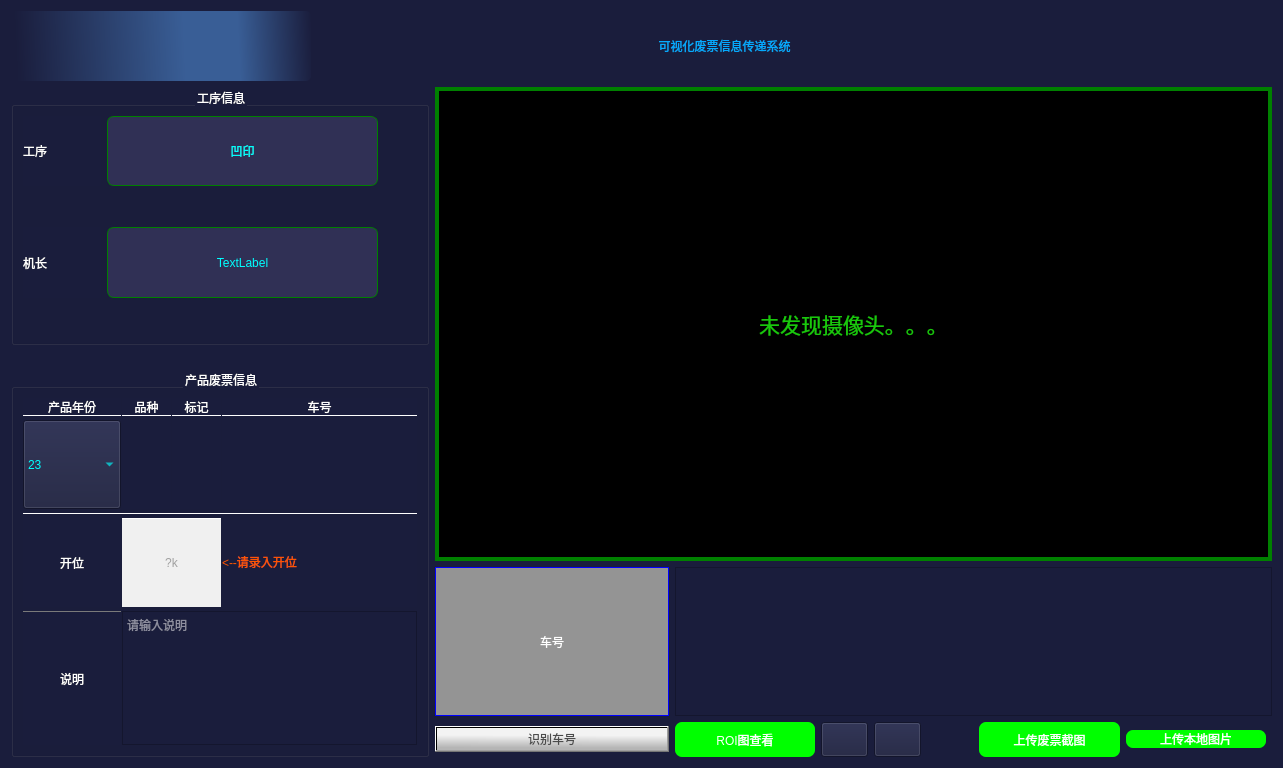
<?xml version="1.0" encoding="UTF-8"?>
<ui version="4.0">
 <class>Form</class>
 <widget class="QWidget" name="Form">
  <property name="geometry">
   <rect>
    <x>0</x>
    <y>0</y>
    <width>1283</width>
    <height>768</height>
   </rect>
  </property>
  <property name="windowTitle">
   <string>Form</string>
  </property>
  <property name="styleSheet">
   <string notr="true">background-color: rgb(26, 29, 60);
color: rgb(255, 255, 255);
font: 18pt &quot;黑体&quot;</string>
  </property>
  <layout class="QVBoxLayout" name="verticalLayout_6">
   <item>
    <layout class="QHBoxLayout" name="horizontalLayout_2" stretch="1,12,1,1">
     <item>
      <widget class="QLabel" name="label_4">
       <property name="minimumSize">
        <size>
         <width>300</width>
         <height>70</height>
        </size>
       </property>
       <property name="styleSheet">
        <string notr="true">image: url(:/img/icon/logo.png);
background-color: qlineargradient(spread:pad, x1:0.0113636, y1:0.011, x2:1, y2:0, stop:0 rgba(26, 29, 60, 255), stop:0.568182 rgba(57, 94, 150, 255), stop:0.75 rgba(57, 94, 150, 255), stop:1 rgba(26, 29, 60, 255));

border-radius:5px;
 
 </string>
       </property>
       <property name="text">
        <string/>
       </property>
       <property name="margin">
        <number>5</number>
       </property>
      </widget>
     </item>
     <item>
      <widget class="QLabel" name="label_6">
       <property name="styleSheet">
        <string notr="true">font: 75 40pt &quot;黑体&quot;;
color: rgb(4, 170, 255);

 </string>
       </property>
       <property name="text">
        <string>可视化废票信息传递系统</string>
       </property>
       <property name="alignment">
        <set>Qt::AlignCenter</set>
       </property>
      </widget>
     </item>
     <item>
      <widget class="QPushButton" name="btnCameraProp">
       <property name="minimumSize">
        <size>
         <width>16</width>
         <height>16</height>
        </size>
       </property>
       <property name="maximumSize">
        <size>
         <width>64</width>
         <height>64</height>
        </size>
       </property>
       <property name="styleSheet">
        <string notr="true">image: url(:/icon/icon/camera.ico);
border-radius:7px;</string>
       </property>
       <property name="text">
        <string/>
       </property>
      </widget>
     </item>
     <item>
      <widget class="QPushButton" name="btnSetup">
       <property name="sizePolicy">
        <sizepolicy hsizetype="Preferred" vsizetype="Preferred">
         <horstretch>0</horstretch>
         <verstretch>0</verstretch>
        </sizepolicy>
       </property>
       <property name="minimumSize">
        <size>
         <width>16</width>
         <height>16</height>
        </size>
       </property>
       <property name="maximumSize">
        <size>
         <width>64</width>
         <height>64</height>
        </size>
       </property>
       <property name="baseSize">
        <size>
         <width>32</width>
         <height>32</height>
        </size>
       </property>
       <property name="styleSheet">
        <string notr="true">image: url(:/icon/icon/setup.ico);
border-radius:7px;</string>
       </property>
       <property name="text">
        <string/>
       </property>
      </widget>
     </item>
    </layout>
   </item>
   <item>
    <layout class="QHBoxLayout" name="horizontalLayout" stretch="2,4">
     <property name="spacing">
      <number>6</number>
     </property>
     <item>
      <layout class="QVBoxLayout" name="verticalLayout" stretch="2,0,3">
       <property name="spacing">
        <number>4</number>
       </property>
       <item>
        <widget class="QGroupBox" name="groupBox">
         <property name="sizePolicy">
          <sizepolicy hsizetype="Expanding" vsizetype="Expanding">
           <horstretch>0</horstretch>
           <verstretch>0</verstretch>
          </sizepolicy>
         </property>
         <property name="layoutDirection">
          <enum>Qt::LeftToRight</enum>
         </property>
         <property name="title">
          <string>工序信息</string>
         </property>
         <property name="alignment">
          <set>Qt::AlignCenter</set>
         </property>
         <layout class="QGridLayout" name="gridLayout_4" rowstretch="2,1,2,1" columnstretch="2,7,1" columnminimumwidth="0,0,0">
          <item row="2" column="0">
           <widget class="QLabel" name="label_3">
            <property name="styleSheet">
             <string notr="true">font: 75 14pt &quot;微软雅黑&quot;;</string>
            </property>
            <property name="text">
             <string>机长</string>
            </property>
           </widget>
          </item>
          <item row="2" column="1">
           <widget class="QLabel" name="lbMachineLeader">
            <property name="styleSheet">
             <string notr="true">background-color: rgb(48, 48, 85);
border-radius:7px;
border:1px solid green;
color: rgb(0, 255, 255);
font: 36pt &quot;幼圆&quot;;</string>
            </property>
            <property name="text">
             <string>TextLabel</string>
            </property>
            <property name="alignment">
             <set>Qt::AlignCenter</set>
            </property>
           </widget>
          </item>
          <item row="1" column="1">
           <spacer name="verticalSpacer_3">
            <property name="orientation">
             <enum>Qt::Vertical</enum>
            </property>
            <property name="sizeHint" stdset="0">
             <size>
              <width>20</width>
              <height>20</height>
             </size>
            </property>
           </spacer>
          </item>
          <item row="0" column="0">
           <widget class="QLabel" name="label_2">
            <property name="styleSheet">
             <string notr="true"> 

font: 75 14pt &quot;微软雅黑&quot;;
 </string>
            </property>
            <property name="text">
             <string>工序</string>
            </property>
           </widget>
          </item>
          <item row="3" column="1">
           <spacer name="verticalSpacer_4">
            <property name="orientation">
             <enum>Qt::Vertical</enum>
            </property>
            <property name="sizeHint" stdset="0">
             <size>
              <width>20</width>
              <height>40</height>
             </size>
            </property>
           </spacer>
          </item>
          <item row="0" column="1">
           <widget class="QLabel" name="lbWorkSeq">
            <property name="sizePolicy">
             <sizepolicy hsizetype="Expanding" vsizetype="Expanding">
              <horstretch>0</horstretch>
              <verstretch>0</verstretch>
             </sizepolicy>
            </property>
            <property name="layoutDirection">
             <enum>Qt::LeftToRight</enum>
            </property>
            <property name="styleSheet">
             <string notr="true">background-color: rgb(48, 48, 85);
font: 36pt &quot;幼圆&quot;;
color: rgb(0, 255, 255);
 
border-radius:7px;
border:1px solid green;</string>
            </property>
            <property name="text">
             <string>凹印</string>
            </property>
            <property name="alignment">
             <set>Qt::AlignCenter</set>
            </property>
           </widget>
          </item>
          <item row="0" column="2">
           <spacer name="horizontalSpacer">
            <property name="orientation">
             <enum>Qt::Horizontal</enum>
            </property>
            <property name="sizeHint" stdset="0">
             <size>
              <width>10</width>
              <height>20</height>
             </size>
            </property>
           </spacer>
          </item>
         </layout>
        </widget>
       </item>
       <item>
        <spacer name="verticalSpacer_5">
         <property name="orientation">
          <enum>Qt::Vertical</enum>
         </property>
         <property name="sizeHint" stdset="0">
          <size>
           <width>20</width>
           <height>20</height>
          </size>
         </property>
        </spacer>
       </item>
       <item>
        <widget class="QGroupBox" name="groupBox_2">
         <property name="sizePolicy">
          <sizepolicy hsizetype="Expanding" vsizetype="Expanding">
           <horstretch>0</horstretch>
           <verstretch>0</verstretch>
          </sizepolicy>
         </property>
         <property name="styleSheet">
          <string notr="true"/>
         </property>
         <property name="title">
          <string>产品废票信息</string>
         </property>
         <property name="alignment">
          <set>Qt::AlignCenter</set>
         </property>
         <property name="flat">
          <bool>true</bool>
         </property>
         <layout class="QGridLayout" name="gridLayout">
          <item row="0" column="0">
           <layout class="QGridLayout" name="gridLayout_2" rowstretch="0,0,0,0,0" columnstretch="2,1,1,4">
            <property name="sizeConstraint">
             <enum>QLayout::SetMaximumSize</enum>
            </property>
            <property name="horizontalSpacing">
             <number>1</number>
            </property>
            <property name="verticalSpacing">
             <number>4</number>
            </property>
            <item row="4" column="0">
             <widget class="QLabel" name="label">
              <property name="styleSheet">
               <string notr="true"> border-top:1px solid rgb(122,122,122);</string>
              </property>
              <property name="text">
               <string>说明</string>
              </property>
              <property name="alignment">
               <set>Qt::AlignCenter</set>
              </property>
             </widget>
            </item>
            <item row="0" column="2">
             <widget class="QLabel" name="label_11">
              <property name="styleSheet">
               <string notr="true">border-bottom:1px solid white;</string>
              </property>
              <property name="text">
               <string>标记</string>
              </property>
              <property name="alignment">
               <set>Qt::AlignCenter</set>
              </property>
             </widget>
            </item>
            <item row="1" column="0">
             <widget class="QComboBox" name="comYear">
              <property name="sizePolicy">
               <sizepolicy hsizetype="Expanding" vsizetype="Expanding">
                <horstretch>0</horstretch>
                <verstretch>0</verstretch>
               </sizepolicy>
              </property>
              <property name="minimumSize">
               <size>
                <width>4</width>
                <height>4</height>
               </size>
              </property>
              <property name="styleSheet">
               <string notr="true">color: rgb(0, 255, 255);
font: 50pt &quot;黑体&quot;;
 
 

</string>
              </property>
              <property name="currentText">
               <string>23</string>
              </property>
              <property name="currentIndex">
               <number>1</number>
              </property>
              <property name="maxCount">
               <number>5</number>
              </property>
              <property name="insertPolicy">
               <enum>QComboBox::InsertAtBottom</enum>
              </property>
              <item>
               <property name="text">
                <string>22</string>
               </property>
              </item>
              <item>
               <property name="text">
                <string>23</string>
               </property>
              </item>
              <item>
               <property name="text">
                <string>24</string>
               </property>
              </item>
             </widget>
            </item>
            <item row="3" column="0">
             <widget class="QLabel" name="label_7">
              <property name="sizePolicy">
               <sizepolicy hsizetype="Expanding" vsizetype="Expanding">
                <horstretch>2</horstretch>
                <verstretch>2</verstretch>
               </sizepolicy>
              </property>
              <property name="styleSheet">
               <string notr="true"> 
</string>
              </property>
              <property name="text">
               <string>开位</string>
              </property>
              <property name="alignment">
               <set>Qt::AlignCenter</set>
              </property>
             </widget>
            </item>
            <item row="0" column="0">
             <widget class="QLabel" name="label_5">
              <property name="styleSheet">
               <string notr="true">border-bottom:1px solid white;</string>
              </property>
              <property name="text">
               <string>产品年份</string>
              </property>
              <property name="alignment">
               <set>Qt::AlignCenter</set>
              </property>
              <property name="margin">
               <number>4</number>
              </property>
             </widget>
            </item>
            <item row="1" column="1">
             <widget class="QLineEdit" name="editProductType">
              <property name="sizePolicy">
               <sizepolicy hsizetype="Expanding" vsizetype="Expanding">
                <horstretch>0</horstretch>
                <verstretch>0</verstretch>
               </sizepolicy>
              </property>
              <property name="minimumSize">
               <size>
                <width>2</width>
                <height>0</height>
               </size>
              </property>
              <property name="styleSheet">
               <string notr="true">color: rgb(0, 255, 255);
font: 50pt &quot;黑体&quot;;
border:0px solid rgb(100,100,100);
</string>
              </property>
              <property name="maxLength">
               <number>1</number>
              </property>
              <property name="alignment">
               <set>Qt::AlignCenter</set>
              </property>
             </widget>
            </item>
            <item row="4" column="1" colspan="3">
             <widget class="QTextEdit" name="txtDescribe">
              <property name="sizePolicy">
               <sizepolicy hsizetype="Expanding" vsizetype="Expanding">
                <horstretch>0</horstretch>
                <verstretch>3</verstretch>
               </sizepolicy>
              </property>
              <property name="placeholderText">
               <string>请输入说明</string>
              </property>
             </widget>
            </item>
            <item row="3" column="1" colspan="2">
             <widget class="QLineEdit" name="editK">
              <property name="sizePolicy">
               <sizepolicy hsizetype="Expanding" vsizetype="Expanding">
                <horstretch>3</horstretch>
                <verstretch>2</verstretch>
               </sizepolicy>
              </property>
              <property name="mouseTracking">
               <bool>false</bool>
              </property>
              <property name="styleSheet">
               <string notr="true">background-color: rgb(240, 240, 240);
 
color: rgb(81, 81, 81);
font: 40pt &quot;黑体&quot;;
border-top:1px solid white;</string>
              </property>
              <property name="maxLength">
               <number>2</number>
              </property>
              <property name="alignment">
               <set>Qt::AlignCenter</set>
              </property>
              <property name="placeholderText">
               <string>?k</string>
              </property>
              <property name="cursorMoveStyle">
               <enum>Qt::VisualMoveStyle</enum>
              </property>
             </widget>
            </item>
            <item row="1" column="3">
             <widget class="QLineEdit" name="editProductID">
              <property name="sizePolicy">
               <sizepolicy hsizetype="Expanding" vsizetype="Expanding">
                <horstretch>3</horstretch>
                <verstretch>2</verstretch>
               </sizepolicy>
              </property>
              <property name="styleSheet">
               <string notr="true">
 
color: rgb(0, 255, 255);
font: 50pt &quot;黑体&quot;;
border:0px solid rgb(100,100,100);
</string>
              </property>
              <property name="maxLength">
               <number>4</number>
              </property>
              <property name="placeholderText">
               <string/>
              </property>
             </widget>
            </item>
            <item row="0" column="1">
             <widget class="QLabel" name="label_10">
              <property name="styleSheet">
               <string notr="true">border-bottom:1px solid white;</string>
              </property>
              <property name="text">
               <string>品种</string>
              </property>
              <property name="alignment">
               <set>Qt::AlignCenter</set>
              </property>
             </widget>
            </item>
            <item row="1" column="2">
             <widget class="QLineEdit" name="editFlag">
              <property name="sizePolicy">
               <sizepolicy hsizetype="Expanding" vsizetype="Expanding">
                <horstretch>0</horstretch>
                <verstretch>0</verstretch>
               </sizepolicy>
              </property>
              <property name="minimumSize">
               <size>
                <width>2</width>
                <height>0</height>
               </size>
              </property>
              <property name="styleSheet">
               <string notr="true">color: rgb(0, 255, 255);
font: 50pt &quot;黑体&quot;;
border:0px solid rgb(100,100,100);
</string>
              </property>
              <property name="maxLength">
               <number>1</number>
              </property>
              <property name="alignment">
               <set>Qt::AlignCenter</set>
              </property>
             </widget>
            </item>
            <item row="0" column="3">
             <widget class="QLabel" name="label_9">
              <property name="styleSheet">
               <string notr="true">border-bottom:1px solid white;</string>
              </property>
              <property name="text">
               <string>车号</string>
              </property>
              <property name="alignment">
               <set>Qt::AlignCenter</set>
              </property>
              <property name="margin">
               <number>1</number>
              </property>
             </widget>
            </item>
            <item row="2" column="0" colspan="4">
             <widget class="Line" name="line">
              <property name="minimumSize">
               <size>
                <width>0</width>
                <height>1</height>
               </size>
              </property>
              <property name="maximumSize">
               <size>
                <width>16777215</width>
                <height>1</height>
               </size>
              </property>
              <property name="styleSheet">
               <string notr="true">color: rgb(255, 255, 255);
background-color: rgb(255, 255, 255);</string>
              </property>
              <property name="orientation">
               <enum>Qt::Horizontal</enum>
              </property>
             </widget>
            </item>
            <item row="3" column="3">
             <widget class="QLabel" name="label_8">
              <property name="styleSheet">
               <string notr="true">color: rgb(255, 85, 0);</string>
              </property>
              <property name="text">
               <string>  &lt;--请录入开位</string>
              </property>
             </widget>
            </item>
           </layout>
          </item>
         </layout>
        </widget>
       </item>
      </layout>
     </item>
     <item>
      <layout class="QVBoxLayout" name="verticalLayout_4" stretch="5,2">
       <item>
        <widget class="QLabel" name="lbCamera">
         <property name="styleSheet">
          <string notr="true">border:4px solid green;
background-color: rgb(0, 0, 0);</string>
         </property>
         <property name="text">
          <string>&lt;html&gt;&lt;head/&gt;&lt;body&gt;&lt;p&gt;&lt;span style=&quot; font-size:16pt; color:#19c80c;&quot;&gt;未发现摄像头。。。&lt;/span&gt;&lt;/p&gt;&lt;/body&gt;&lt;/html&gt;</string>
         </property>
         <property name="alignment">
          <set>Qt::AlignCenter</set>
         </property>
        </widget>
       </item>
       <item>
        <layout class="QGridLayout" name="gridLayout_3" columnstretch="5,3,1,1,1,3,3,0" columnminimumwidth="0,0,0,0,0,0,0,0">
         <item row="1" column="0">
          <widget class="QPushButton" name="btnDetcCart">
           <property name="styleSheet">
            <string notr="true">:hover
{
 
 color: rgb(53, 161, 0);
 border: 1px solid rgb(15 , 150 , 255);
}
:pressed
{
 color:rgb(75, 75, 75);
 background-color:rgb(204 , 228 , 247);
  
 padding-left:3px;
 padding-top:3px;
}
QPushButton{background-color: qlineargradient(spread:pad, x1:0.488636, y1:0.898, x2:0.500318, y2:0.302, stop:0 rgba(181, 181, 181, 255), stop:0.948864 rgba(243, 243, 243, 255));
color: rgb(75, 75, 75);}</string>
           </property>
           <property name="text">
            <string>识别车号</string>
           </property>
          </widget>
         </item>
         <item row="1" column="5">
          <widget class="QPushButton" name="btnUploadRIO">
           <property name="styleSheet">
            <string notr="true">QPushButton{background-color: rgb(0, 255, 0);
border-radius:7px;
height:35px;
}

:pressed
{ 
 padding-left:3px;
 padding-top:3px;
}
:hover
{
 color:rgb(75, 75, 75);
}</string>
           </property>
           <property name="text">
            <string>上传废票截图</string>
           </property>
          </widget>
         </item>
         <item row="0" column="1" colspan="7">
          <widget class="QListWidget" name="lsImgROIWidget"/>
         </item>
         <item row="0" column="0">
          <widget class="QLabel" name="lbNumberpPic">
           <property name="styleSheet">
            <string notr="true">border:1px solid blue;
background-color: rgb(148, 148, 148);</string>
           </property>
           <property name="text">
            <string>车号</string>
           </property>
           <property name="textFormat">
            <enum>Qt::AutoText</enum>
           </property>
           <property name="alignment">
            <set>Qt::AlignCenter</set>
           </property>
          </widget>
         </item>
         <item row="1" column="2">
          <widget class="QPushButton" name="btnCounterRot">
           <property name="sizePolicy">
            <sizepolicy hsizetype="Preferred" vsizetype="Preferred">
             <horstretch>0</horstretch>
             <verstretch>0</verstretch>
            </sizepolicy>
           </property>
           <property name="minimumSize">
            <size>
             <width>16</width>
             <height>16</height>
            </size>
           </property>
           <property name="maximumSize">
            <size>
             <width>72</width>
             <height>72</height>
            </size>
           </property>
           <property name="styleSheet">
            <string notr="true"/>
           </property>
           <property name="text">
            <string/>
           </property>
          </widget>
         </item>
         <item row="1" column="6">
          <widget class="QPushButton" name="btnUpLocal">
           <property name="styleSheet">
            <string notr="true">QPushButton{background-color: rgb(0, 255, 0);
border-radius:7px;

}
:pressed
{ 
 padding-left:3px;
 padding-top:3px;
}
:hover
{
 color:rgb(75, 75, 75);
}</string>
           </property>
           <property name="text">
            <string>上传本地图片</string>
           </property>
          </widget>
         </item>
         <item row="1" column="1">
          <widget class="QPushButton" name="btnViewROITable">
           <property name="styleSheet">
            <string notr="true">QPushButton{background-color: rgb(0, 255, 0);
border-radius:7px;
height:35px;
}
:pressed
{ 
 padding-left:3px;
 padding-top:3px;
}
:hover
{
 color:rgb(75, 75, 75);}


</string>
           </property>
           <property name="text">
            <string>ROI图查看</string>
           </property>
          </widget>
         </item>
         <item row="1" column="3">
          <widget class="QPushButton" name="btnRot">
           <property name="minimumSize">
            <size>
             <width>16</width>
             <height>16</height>
            </size>
           </property>
           <property name="maximumSize">
            <size>
             <width>72</width>
             <height>72</height>
            </size>
           </property>
           <property name="text">
            <string/>
           </property>
          </widget>
         </item>
         <item row="1" column="4">
          <spacer name="horizontalSpacer_2">
           <property name="orientation">
            <enum>Qt::Horizontal</enum>
           </property>
           <property name="sizeHint" stdset="0">
            <size>
             <width>10</width>
             <height>20</height>
            </size>
           </property>
          </spacer>
         </item>
        </layout>
       </item>
      </layout>
     </item>
    </layout>
   </item>
  </layout>
 </widget>
 <resources>
  <include location="pic.qrc"/>
 </resources>
 <connections/>
</ui>
